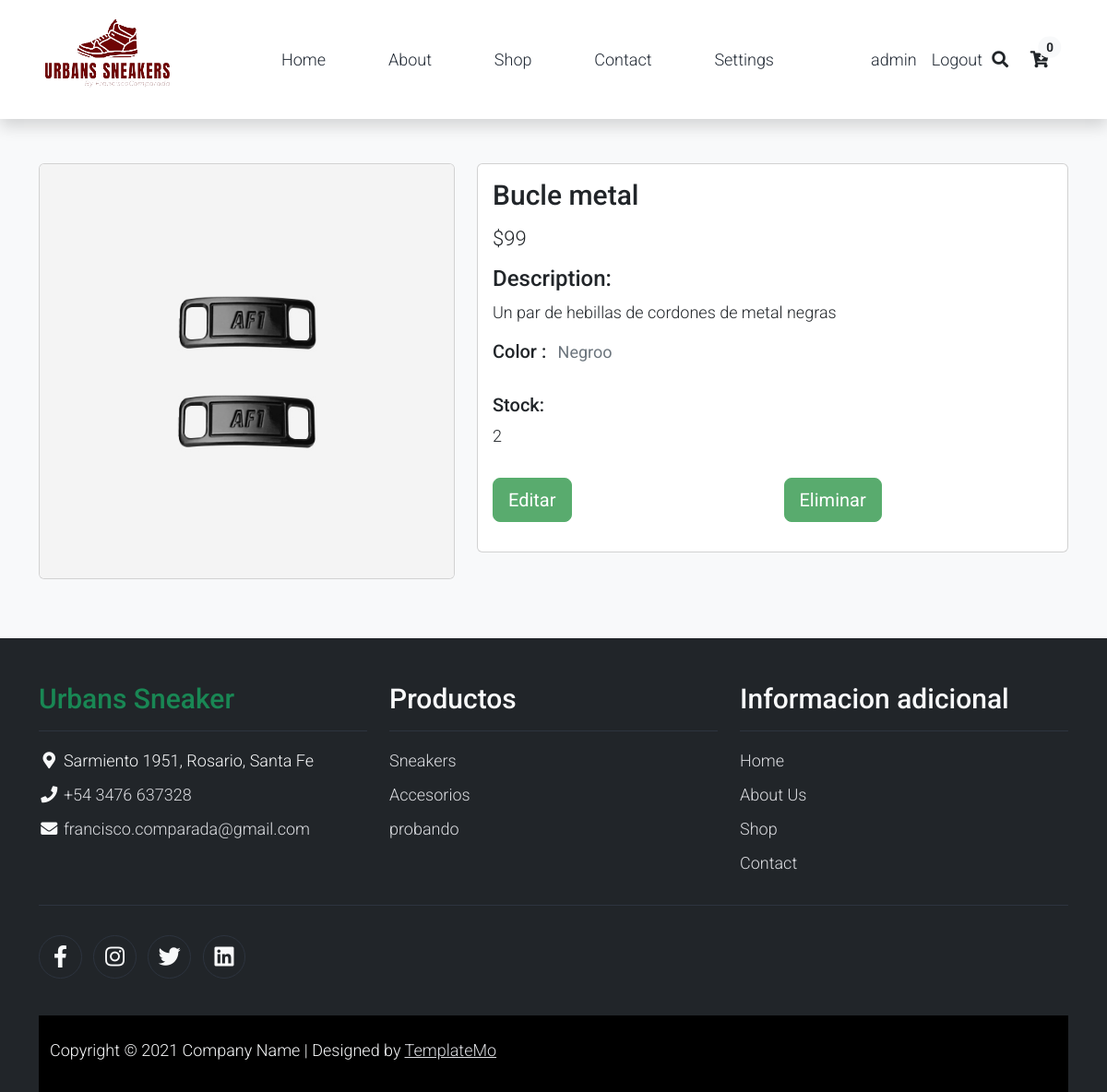
Before: /Productos/descripcion_product/3/ (signed in) with the older database file.
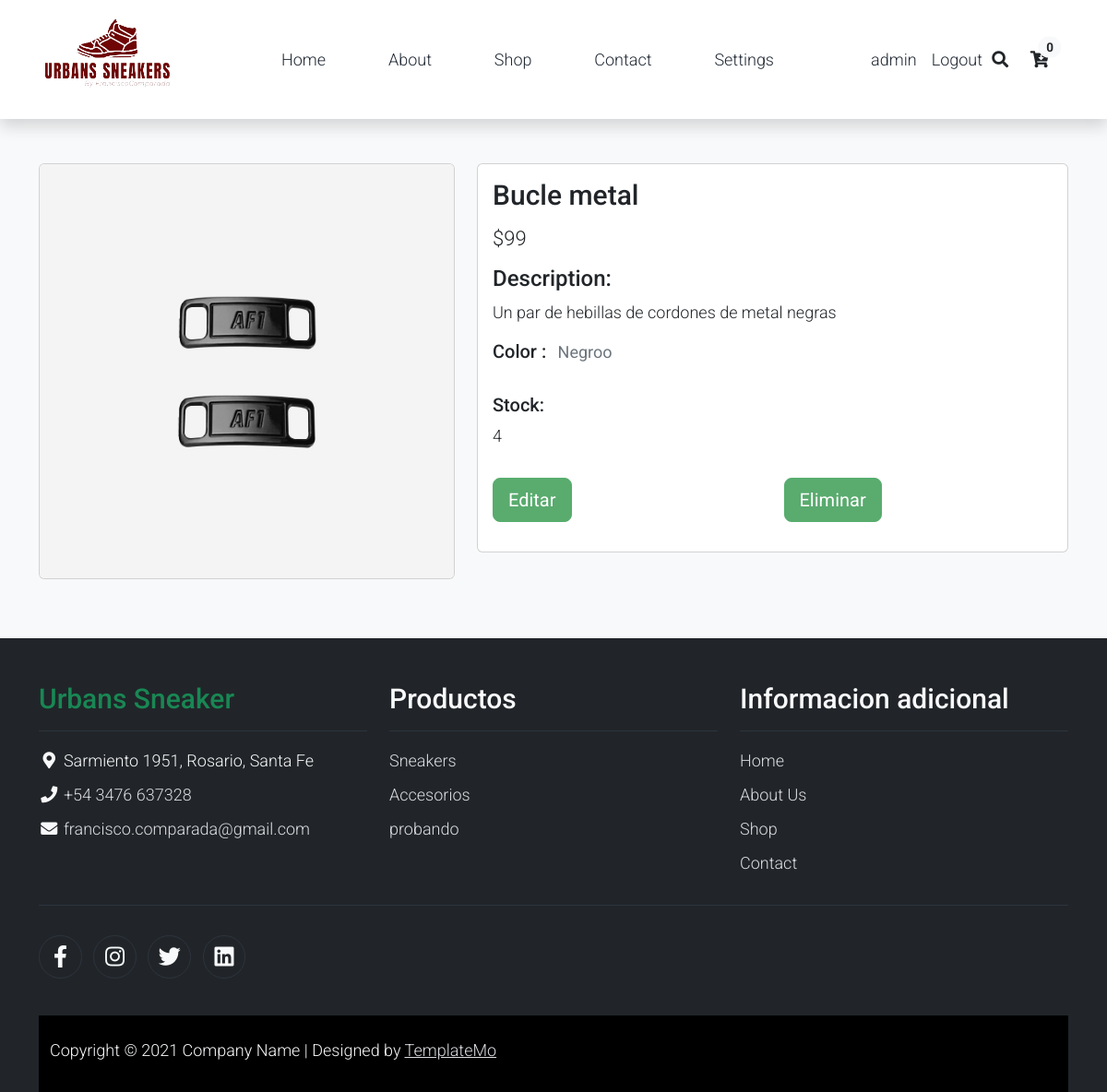
After: the same page with the newer database file.
### Productos/models.py (models this page shows)
class Product(models.Model):
    category=models.ForeignKey('Category',on_delete=models.CASCADE)
    sub_category=models.ForeignKey('Sub_Category',on_delete=models.CASCADE,null=True)
    model=models.CharField(max_length=40)
    price=models.IntegerField()
    coulor=models.CharField(max_length=40,null=True,blank=True)
    description=models.CharField(max_length=400,null=True,blank=True)
    stock=models.IntegerField(null=True)
    img= models.ImageField(null=True, upload_to='img_Product/',blank=True)

### Productos/views.py (the view)
# urls.py: path('descripcion_product/<int:pk>/', descripcion_product, name='descripcion_product'),
@login_required
def descripcion_product(request, pk):#muestra detalles de cada producto para editar o eliminar
    if request.user.is_superuser:
        if request.method == 'GET':
            product = Product.objects.get(pk=pk)
            context = {'product':product}
            return render(request, 'Productos/descripcion_product.html', context=context)
        elif request.method == 'POST':
            product = Product.objects.get(pk=pk)
            return redirect('Productos/filter_products.html')

### Cart/context_processors.py (called while the page is built)
def total_cart_amount(request):
    total=0
    if request.user.is_authenticated:
        if 'cart' in request.session:
            for key,value in request.session['cart'].items():
                total = total +(float(value['price']))
    return{'total_cart_amount':total}

def total_product(request):
    total=0
    if request.user.is_authenticated:
        if 'cart' in request.session:
            for key,value in request.session['cart'].items():
                total = total +(int(value['cant']))
    return{'total_product':total}

### Productos/context_processors.py (called while the page is built)
def id_category(request):
    id_category=Category.objects.all()
    return{
        'id_category':id_category,
    }

def id_sub_category(request):
    id_sub_category=Sub_Category.objects.all()
    return{
        'id_sub_category':id_sub_category,
    }

def id_product(request):
    id_product=Product.objects.all()
    return{
        'id_product':id_product,
    }

### templates/Productos/descripcion_product.html (shortened to what this page needs)
<!DOCTYPE html>
<html lang="en">
    {% extends 'General/index.html' %}
    {% block base %}
    {% load static %}
    <section class="bg-light">
        <div class="container pb-5">
            <div class="row">
                <div class="col-lg-5 mt-5">
                    <div class="card mb-3">
                        <img class="card-img img-fluid" src='{{ product.img.url }}' alt="Card image cap" id="product-detail">
                    </div>
                </div>
                <div class="col-lg-7 mt-5">
                    <div class="card">
                        <div class="card-body">
                            <h1 class="h2">{{product.model}}</h1>
                            <p class="h3 py-2">${{product.price}}</p>
                            <h4>Description:</h4>
                            <p>{{product.description}}</p>
                            <ul class="list-inline">
                                <li class="list-inline-item">
                                    <h5>Color :</h5>
                                </li>
                                <li class="list-inline-item">
                                    <p class="text-muted"><strong>{{product.coulor}}</strong></p>
                                </li>
                            </ul>
                            <h5>Stock:</h5>
                            <ul class="list-unstyled pb-3">
                                <li>{{product.stock}}</li>
                            </ul>
                                <div class="row pb-3">
                                    <div class="col d-grid">
                                        <a href="/Productos/update_product/{{product.id}}"><button type="submit" class="btn btn-success btn-lg" name="submit" value="buy">Editar</button></a>
                                    </div>
                                    <div class="col d-grid">
                                        <a href="/Productos/delete_product/{{product.id}}"><button type="submit" class="btn btn-success btn-lg" name="submit" value="addtocard">Eliminar</button></a>
                                    </div>
                                </div>
                        </div>
                    </div>
                </div>
            </div>
        </div>
    </section>
    {% endblock %}

Changed rows visible on the page:
changed Product "Bucle metal": stock "2" → "4"
